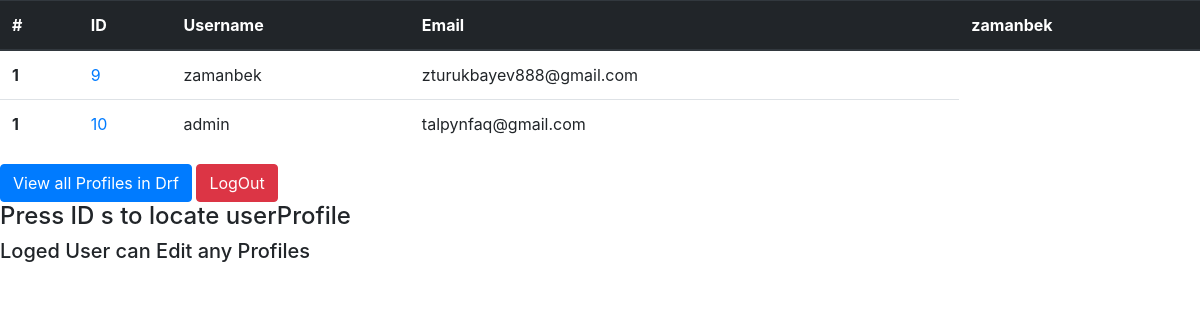
Page /profileListLinks (signed in) on the earlier database version.
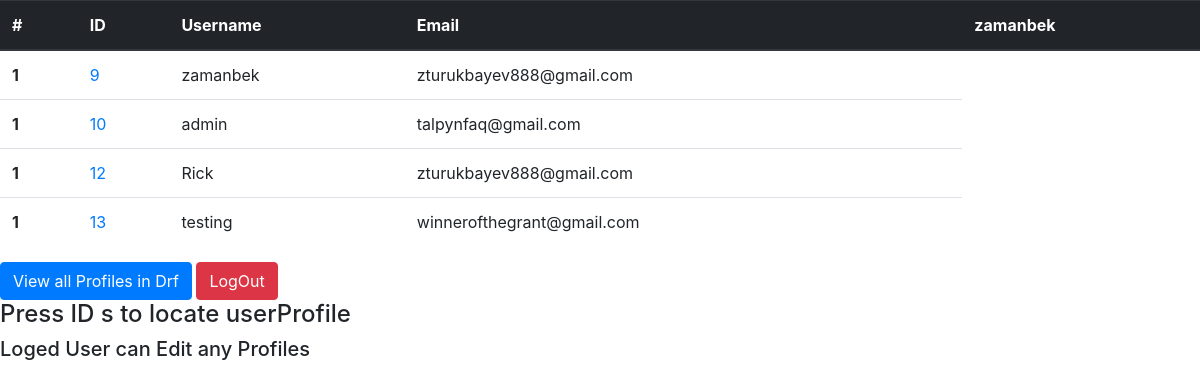
Same page on the later database version.
### task/models.py (models this page shows, shortened)
class UserProfile(models.Model):
    user = models.OneToOneField(User, unique=True, on_delete=models.CASCADE)
    firstname = models.CharField('firstName', max_length=100, )
    lastname = models.CharField('lastName', max_length=100, )
    sex = models.BooleanField(blank=True)
    avatar = models.ImageField(upload_to='avatars', blank=True)
    email = models.EmailField('email', max_length=100)
    born = models.DateTimeField(null=True, blank=True)

### task/views.py (the view)
# urls.py: path('profileListLinks',
def profileListLinks(request):
    userProfiles = UserProfile.objects.all()
    return render(request, 'task/profileListLinks.html', {'userProfiles': userProfiles})

### task/templates/task/profileListLinks.html (shortened to what this page needs)
<!DOCTYPE html>
<html lang="en">
<head>
    {% load static %}
    <link rel="stylesheet" href="https://maxcdn.bootstrapcdn.com/bootstrap/4.0.0/css/bootstrap.min.css"
>
</head>
<body>
    {%if not request.user.is_authenticated %}
    <a href="{% url 'auth' %}"><span class="font-weight-bolder text-danger">You have to LOGIN</span></a>
    {% else %}
    <table class="table">
        <thead class="thead-dark">
            <tr>
                <th scope="col">#</th>
                <th scope="col">ID</th>
                <th scope="col">Username</th>
                <th scope="col">Email</th>
                <th scope="col">{{request.user.username}}</th>
            </tr>
        </thead>
        <tbody>
            {% for profile in userProfiles%}
            <tr>
                <th scope="row">1</th>
                <td><a href="{{profile.id}}">{{profile.id}}</a></td>
                <td>{{profile.user.username}}</td>
                <td>{{profile.email}}</td>
            </tr>
            {% endfor %}
        </tbody>
    </table>
    <form style="display: inline" action="{% url 'list' %}" method="GET">
        <button class="btn btn-primary">View all Profiles in Drf</button>
    </form>
    <form style="display: inline" action="{% url 'log_out' %}" method="POST">
        <button class="btn btn-danger">LogOut</button>
    </form>
    <h4>Press ID s to locate userProfile </h4>
    <h5>Loged User can Edit any Profiles</h5>
    {% endif %}
</body>
</html>

Differences in the rows shown:
added UserProfile: id "12", user.username "Rick", email "zturukbayev888@gmail.com"
added UserProfile: id "13", user.username "testing", email "winnerofthegrant@gmail.com"
